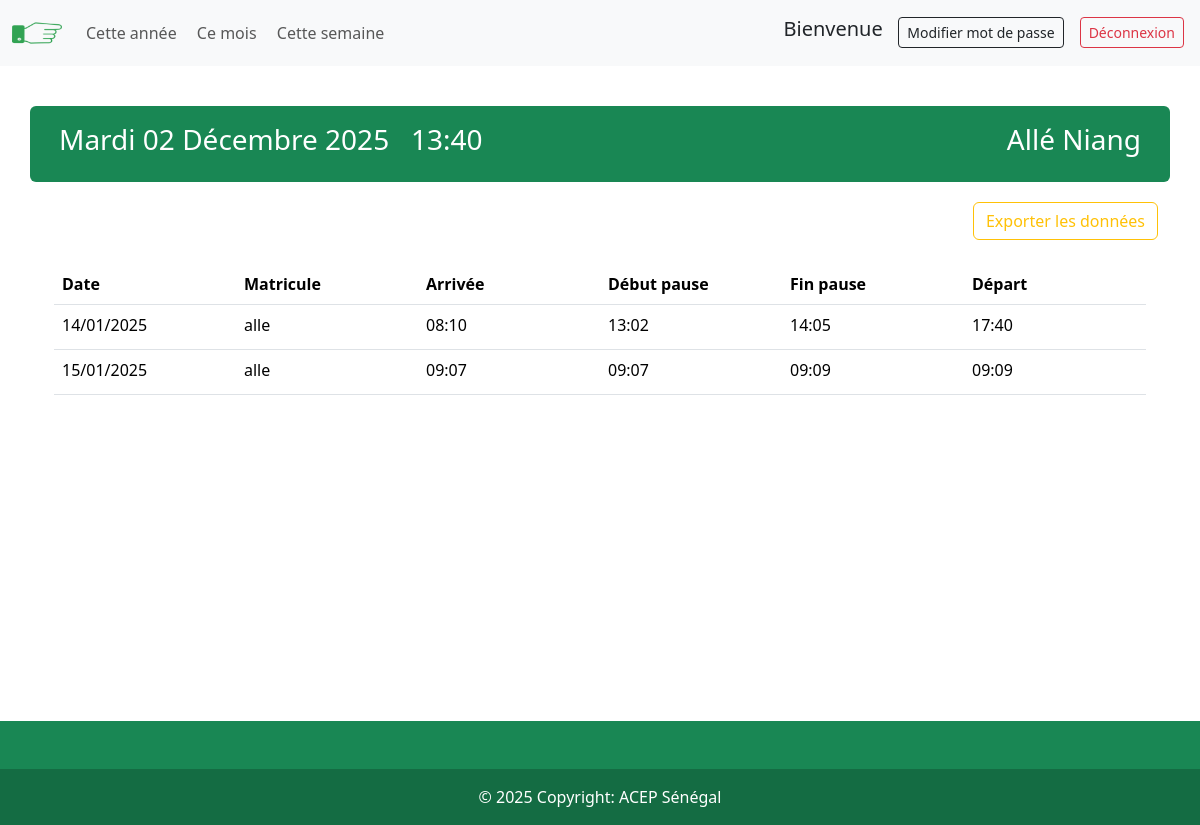
Before: /annee (signed in) with the older database file.
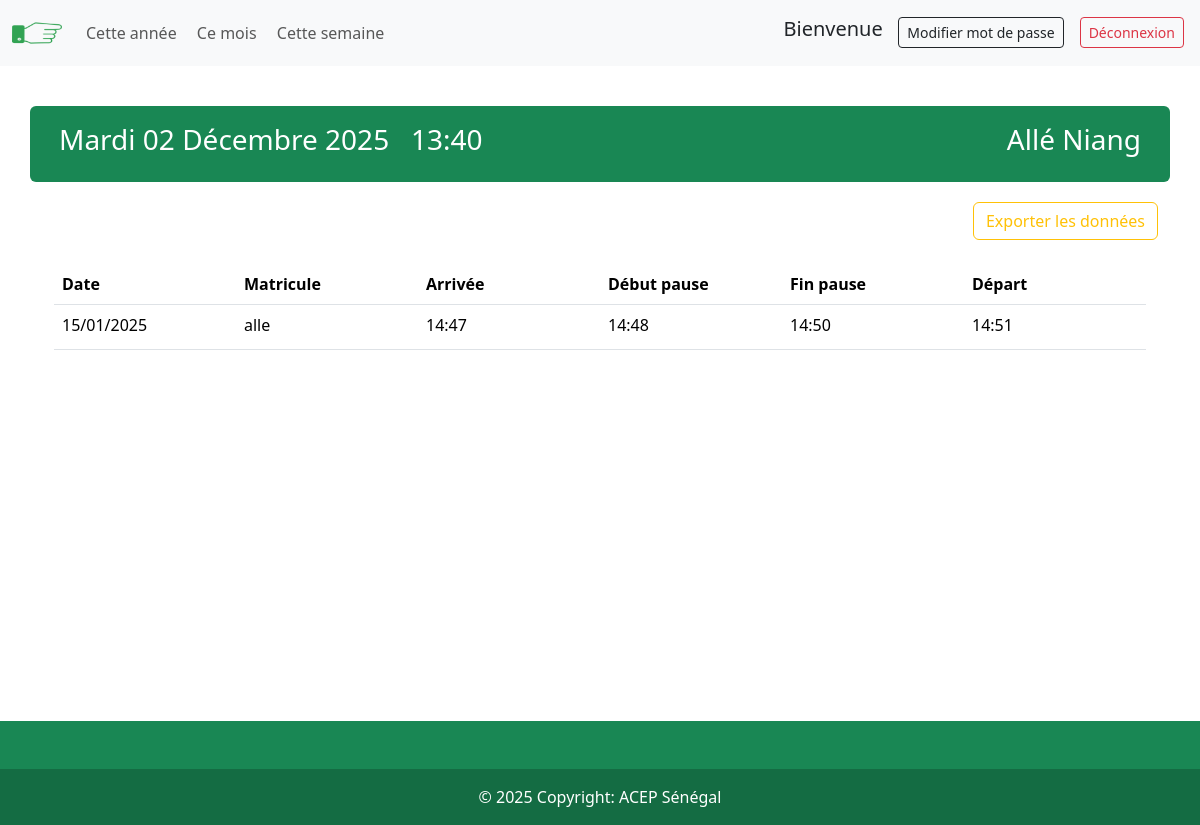
After: the same page with the newer database file.
### app/models.py (models this page shows)
class pointage(models.Model):
    date = models.CharField(max_length=100)
    matricule = models.CharField(max_length=100)
    agent = models.CharField(max_length=100)
    arrivee = models.CharField(max_length=100)
    locarrivee = models.CharField(max_length=100)
    debutpause = models.CharField(max_length=100, null=True)
    locdebutpause = models.CharField(max_length=100, null=True)
    finpause = models.CharField(max_length=100, null=True)
    locfinpause = models.CharField(max_length=100, null=True)
    depart = models.CharField(max_length=100, null=True)
    locdepart = models.CharField(max_length=100, null=True)

### app/views.py (the view)
# urls.py: path('annee', views.pannee, name="pannee"),
@login_required
def pannee(request):
    mois = {1:'Janvier', 2:'Février', 3:'Mars', 4:'Avril', 5:'Mai', 6:'Juin', 7:'Juillet', 8:'Août', 9:'Septembre', 10:'Octobre', 11:'Novembre', 12:'Décembre'}
    current_dateTime = datetime.datetime.now()
    m = mois[int(current_dateTime.strftime("%m"))].capitalize()
    jour = {0:'Dimanche', 1:'Lundi', 2:'Mardi', 3:'Mercredi', 4:'Jeudi', 5:'Vendredi', 6:'Samedi'}
    j = jour[int(current_dateTime.strftime("%w"))].capitalize()
    y = current_dateTime.strftime("%Y")
    dn = str(j)+" "+strftime('%d', gmtime())+" "+str(m)+" "+str(y)
    hm = strftime("%H:%M", gmtime())
    pa = pointage.objects.filter(date__endswith=strftime("%Y", gmtime()), matricule__exact=request.user.username)
    return render(request, 'app/p_annee.html', {'pa': pa, 'd': dn, 'hm': hm})

### app/templates/app/p_annee.html
{% extends 'app/base.html' %}
{% block content %}
<div class="row alert bg bg-success text-white">
  <div class="col-sm-6">
    <h3>{{d}} &nbsp; {{hm}}</h3>
  </div>
  <div class="col-sm-6">
    <h3 class="d-flex flex-row-reverse">{{request.user.first_name}} {{request.user.last_name}}</h3>
  </div>
</div>
<div class="col-sm-12 d-flex flex-row-reverse">
    <a class="btn btn-outline-warning mt-1 " href="{% url 'export_pannee' %}" role="button">Exporter les données</a>
</div>
<div class="mt-4">
    {% if pa %}
    <div class="container">
        <table class="table table-fixed">
          <thead>
            <tr>
              <th class="col-sm-2">Date</th>
              <th class="col-sm-2">Matricule</th>
              <th class="col-sm-2">Arrivée</th>
              <th class="col-sm-2">Début pause</th>
              <th class="col-sm-2">Fin pause</th>
              <th class="col-sm-2">Départ</th>
            </tr>
          </thead>
          <tbody>
            {% for p in pa %}
            <tr>
              <td class="col-sm-2">{{p.date}}</td>
              <td class="col-sm-2"> {{p.matricule}}</td>
              <td class="col-sm-2">{{p.arrivee}}</td>
              <td class="col-sm-2">{{p.debutpause}}</td>
              <td class="col-sm-2">{{p.finpause}}</td>
              <td class="col-sm-2">{{p.depart}}</td>
            </tr>
            {% endfor %}
          </tbody>
        </table>
      </div>
    {% else %}
    <h4 class="text-center alert alert-warning">Aucun pointage</h4>
    {% endif %}
</div>
{% endblock content %}

Changed rows visible on the page:
removed pointage: date "14/01/2025", matricule "alle", arrivee "08:10", debutpause "13:02", finpause "14:05", depart "17:40"
removed pointage: date "15/01/2025", matricule "alle", arrivee "09:07", debutpause "09:07", finpause "09:09", depart "09:09"
added pointage: date "15/01/2025", matricule "alle", arrivee "14:47", debutpause "14:48", finpause "14:50", depart "14:51"
